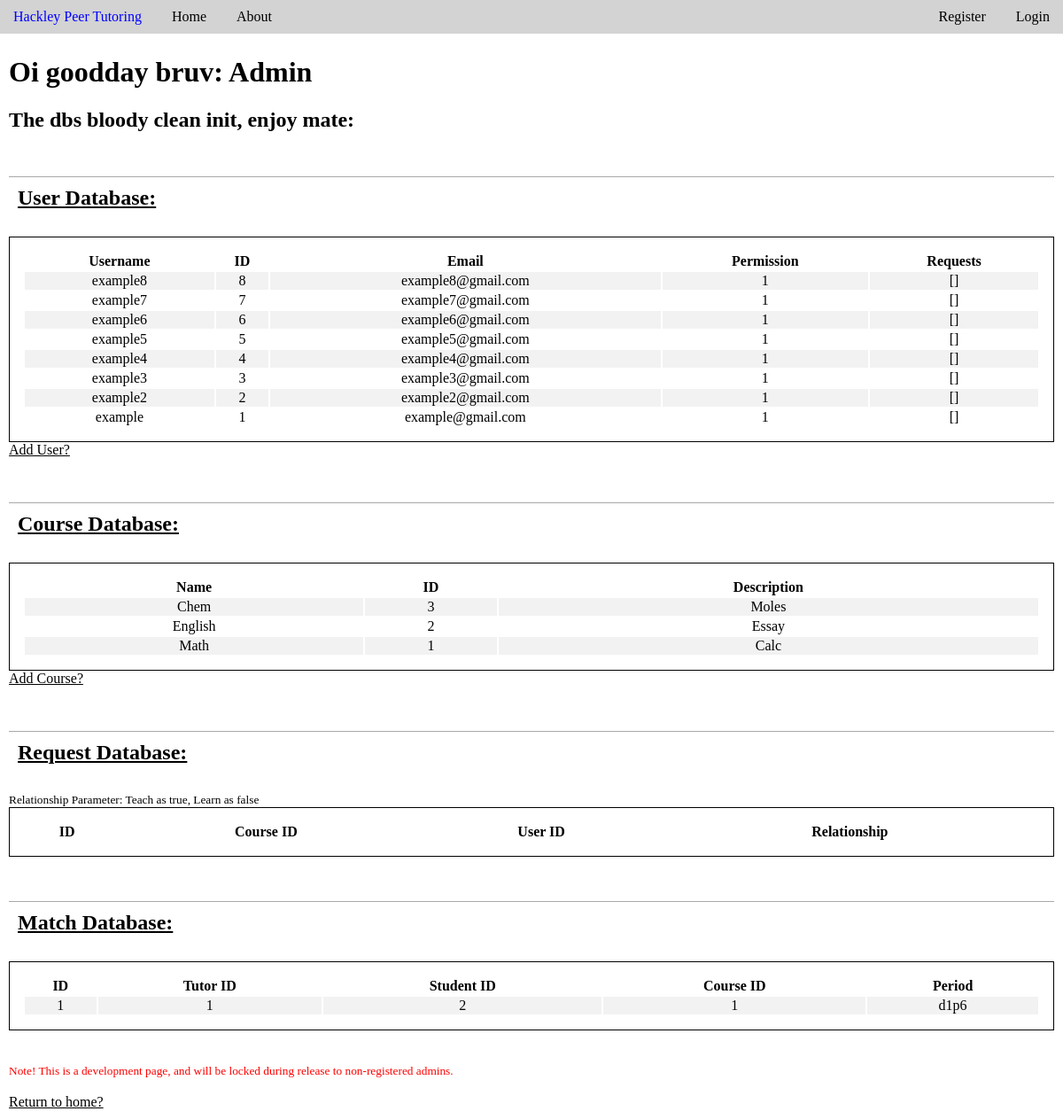
/admin, run on an earlier commit of the app's database.
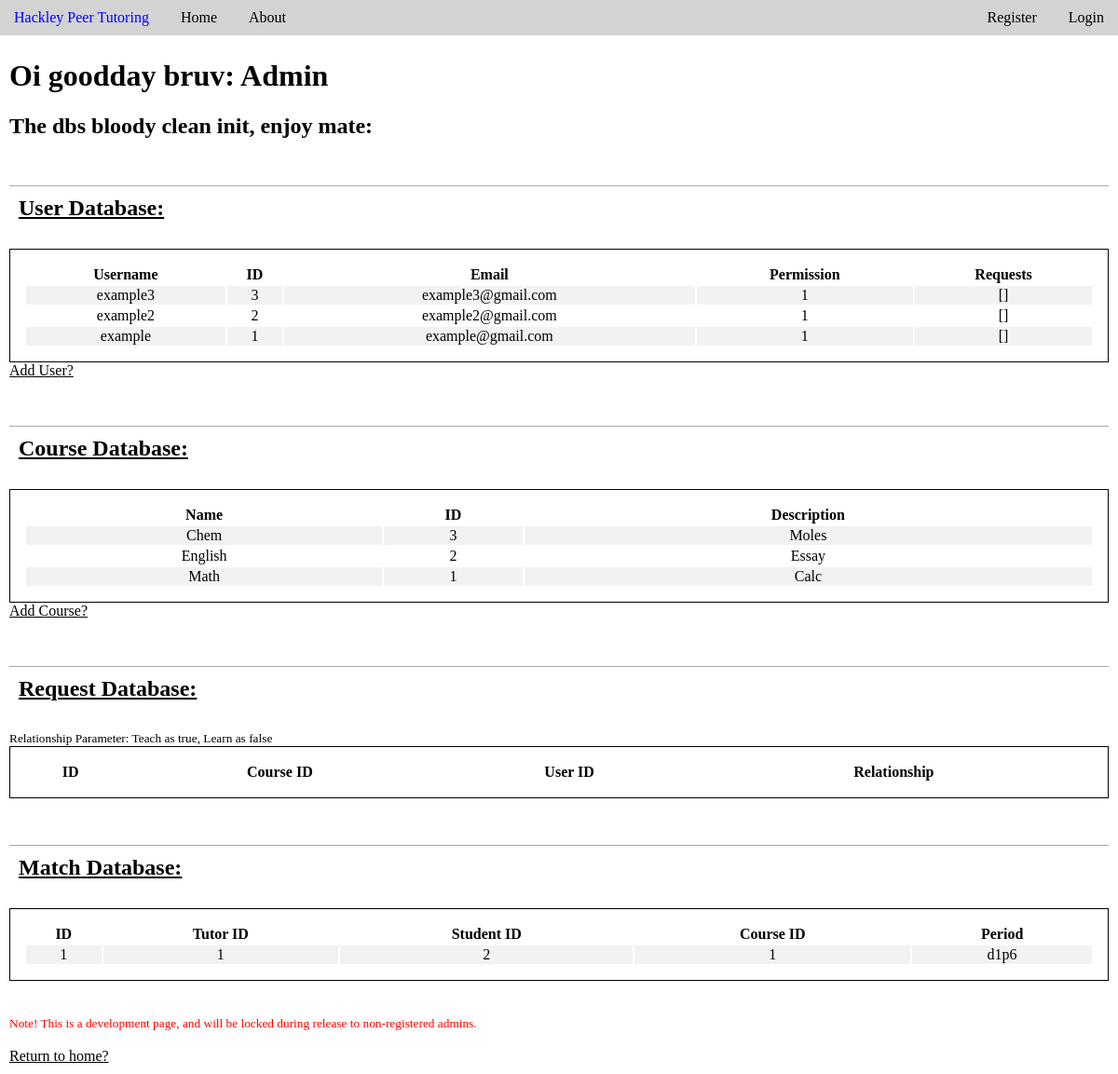
And on a later commit of the database.
### PeerTutor/models.py (models this page shows, shortened)
class User(db.Model, UserMixin):
    __tablename__ = 'user'
    id = db.Column(db.Integer, primary_key=True)
    username = db.Column(db.String(20), unique=True, nullable=False)
    email = db.Column(db.String(120), unique=True, nullable=False)
    password = db.Column(db.String(60), nullable=False)
    permission = db.Column(db.Integer, default='1')
    grade = db.Column(db.Integer, nullable=False)
    date_joined = db.Column(db.DateTime, nullable=False, default=datetime.utcnow)
    gradeLevels = db.Column(db.String(20), default="8,9,10,11,12") #8 means all middle school
    schedule = db.relationship('Schedule', backref='user', lazy=True)
    requests = db.relationship('CourseRequest', backref='user', lazy=True)

class Course(db.Model):
    __tablename__ = 'course'
    id = db.Column(db.Integer, primary_key=True)
    name = db.Column(db.String(20), unique=True, nullable=False)
    description = db.Column(db.Text, nullable=False)

class Match(db.Model):
    __tablename__ = 'match'
    id = db.Column(db.Integer, primary_key=True)
    tutor_id = db.Column(db.Integer, nullable=False)
    tutee_id = db.Column(db.Integer, nullable=False)
    course_id = db.Column(db.Integer, nullable=False)
    period = db.Column('period', db.String, nullable=False)

### PeerTutor/admin/routes.py (the view)
@admin.route("/admin")
def adminPage():
    users = User.query.order_by(User.date_joined.desc()).all()
    courses = Course.query.order_by(Course.id.desc()).all()
    requests = CourseRequest.query.order_by(CourseRequest.id.desc()).all()
    matches = Match.query.order_by(Match.id.desc()).all()
    return render_template('/admin.html', users=users, courses=courses,
        get_user_requests=get_user_requests, requests=requests, extract=extract,
        matches=matches)

### PeerTutor/admin/utils.py (called while the page is built, shortened)
def get_user_requests(user):
    requests = CourseRequest.query.filter_by(user=user).all()
    array_requests = []
    return array_requests

### PeerTutor/templates/admin.html (shortened to what this page needs)
{% extends 'base.html' %}
{% block content %}
    <h1> Oi goodday bruv: Admin </h1>
    <h2> The dbs bloody clean init, enjoy mate: </h2>
    <h2 class="admin-table-title"> User Database: </h2>
    <table class="admin-table">
        <tr>
            <th> Username </th>
            <th> ID </th>
            <th> Email </th>
            <th> Permission </th>
            <th> Requests </th>
        </tr>
        {% for user in users %}
            <tr>
                <td> {{ user.username }} </td>
                <td> {{ user.id }} </td>
                <td> {{ user.email }} </td>
                <td> {{ user.permission }} </td>
                <td> {{ get_user_requests(user) }} </td>
            </tr>
        {% endfor %}
    </table>
    <a class="development-link" href="{{ url_for('admin.addUser')}}"> Add User? </a>
    <h2 class="admin-table-title"> Course Database: </h2>
    <table class="admin-table">
        <tr>
            <th> Name </th>
            <th> ID </th>
            <th> Description </th>
        </tr>
        {% for course in courses %}
            <tr>
                <td> {{ course.name }} </td>
                <td> {{ course.id }} </td>
                <td> {{ course.description }} </td>
            </tr>
        {% endfor %}
    </table>
    <a class="development-link" href="{{ url_for('admin.addCourse')}}"> Add Course? </a>
    <br>
    <h2 class="admin-table-title"> Request Database: </h2>
    <small>
        Relationship Parameter: Teach as true, Learn as false
    </small>
    <table class="admin-table">
        <tr>
            <th> ID </th>
            <th> Course ID </th>
            <th> User ID </th>
            <th> Relationship </th>
        </tr>
    </table>
    <h2 class="admin-table-title"> Match Database: </h2>
    <table class="admin-table">
        <tr>
            <th> ID </th>
            <th> Tutor ID </th>
            <th> Student ID </th>
            <th> Course ID </th>
            <th> Period </th>
        </tr>
        {% for match in matches %}
            <tr>
                <td> {{ match.id }} </td>
                <td> {{ match.tutor_id }} </td>
                <td> {{ match.tutee_id }} </td>
                <td> {{ match.course_id }} </td>
                <td> {{ match.period }} </td>
            </tr>
        {% endfor %}
    </table>
    <br> <br>
    <small style="color:red">
        Note! This is a development page, and will be locked during release to non-registered admins.
    </small>
    <br> <br>
    <a class="development-link" href="{{url_for('main.home')}}"> Return to home? </a>
{% endblock %}

### PeerTutor/templates/base.html (shortened to what this page needs)
<!DOCTYPE html>
<html lang="en">
<head>
    <link rel="stylesheet" type="text/css" href="{{ url_for('static', filename='main.css') }}">
</head>
<body>
  <header class="nav-bar-header">
    <nav class="nav-bar-nav">
      <div class="nav-bar-div">
        <a class="link left-link logo" href="{{ url_for('main.home') }}">Hackley Peer Tutoring</a>
          <div class="left-link-group">
            <a class="link left-link" href="{{ url_for('main.home') }}">Home</a>
            <a class="link left-link" href="{{ url_for('main.home') }}">About</a>
          </div>
          <div class="right-link-group">
          {% if current_user.is_authenticated %}
            <a class="link right-link" href=" {{ url_for('main.home') }}">Sessions</a>
            <a class="link right-link" href=" {{ url_for('main.home') }}">Requests</a>
            <a class="link right-link" href=" {{ url_for('main.home') }}">Account</a>
            <a class="link right-link" href=" {{ url_for('main.home') }}">Logout</a>
          {% else %}
            <a class="link right-link" href=" {{ url_for('main.home') }}">Login</a>
            <a class="link right-link" href="{{ url_for('main.home') }}">Register</a>
          {% endif %}
        </div>
      </div>
    </nav>
  </header>
  <main role="main" class="content">
      <div class="#">
      <div class="#">
          {% block content %}{% endblock %}
      </div>
  </main>
</body>

### PeerTutor/static/main.css (style rules this page uses)
body { margin: 0px; }
.admin-table { border: 1px solid black; width: 100%; text-align: center; padding: 15px; }
tr { border-bottom: 1px solid black; border-right: 1px solid black; }
tr:nth-child(even) { background-color: #f2f2f2; }
.admin-table-title { text-decoration: underline; border-top: 1px solid darkgrey; margin-top: 50px; padding:10px; }
.development-link { color: black; }
.link { display: inline; margin-left: 4px; padding-top: 10px; padding-bottom: 10px; padding-right: 15px; padding-left: 15px; margin-top:0px; color:black; text-decoration: none; background-color: lightgrey; }
.right-link { float: right; }
.left-link { float: left; }
.nav-bar-header { display:inline-block; height: auto; width: 100%; padding-top: 0px; background-color: lightgrey; margin-top: 0px; margin-left: 0px; margin-right: 0px; }
.logo { border-style: hidden; color: blue; margin-left: 0px; }
.left-link-group { float: left; }
.right-link-group { float:right; }
.nav-bar-nav { width: 100%; margin-top: 0px; margin-left: 0px; margin-right: 0px; }
.nav-bar-div { margin: 0px; }
.content { margin: 10px; }

What changed in the data, as far as the page shows it:
removed User: username "example8", id "8", email "example8@gmail.com", permission "1", get_user_requests "[]"
removed User: username "example7", id "7", email "example7@gmail.com", permission "1", get_user_requests "[]"
removed User: username "example6", id "6", email "example6@gmail.com", permission "1", get_user_requests "[]"
removed User: username "example5", id "5", email "example5@gmail.com", permission "1", get_user_requests "[]"
removed User: username "example4", id "4", email "example4@gmail.com", permission "1", get_user_requests "[]"
